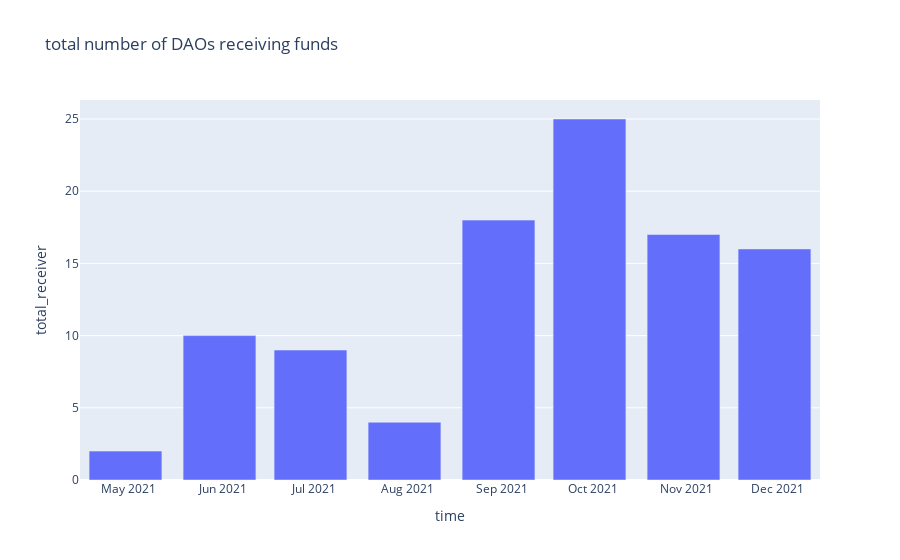

The notebook cell this image was saved under:
### Code cell
px.bar(df_month,y='total_receiver',title='total number of DAOs receiving funds')

### Figure 1 — Plotly figure (JSON) as saved in the notebook; plotly's stock layout.template omitted (floating-point values rounded to 4 significant figures)
{"data": [{"alignmentgroup": "True", "hovertemplate": "time=%{x}<br>total_receiver=%{y}<extra></extra>", "legendgroup": "", "marker": {"color": "#636efa"}, "name": "", "offsetgroup": "", "orientation": "v", "showlegend": false, "textposition": "auto", "type": "bar", "x": ["2021-04-30T00:00:00", "2021-05-31T00:00:00", "2021-06-30T00:00:00", "2021-07-31T00:00:00", "2021-08-31T00:00:00", "2021-09-30T00:00:00", "2021-10-31T00:00:00", "2021-11-30T00:00:00"], "xaxis": "x", "y": [2, 10, 9, 4, 18, 25, 17, 16], "yaxis": "y"}], "layout": {"barmode": "relative", "legend": {"tracegroupgap": 0}, "title": {"text": "total number of DAOs receiving funds"}, "xaxis": {"anchor": "y", "domain": [0, 1], "title": {"text": "time"}}, "yaxis": {"anchor": "x", "domain": [0, 1], "title": {"text": "total_receiver"}}}}
